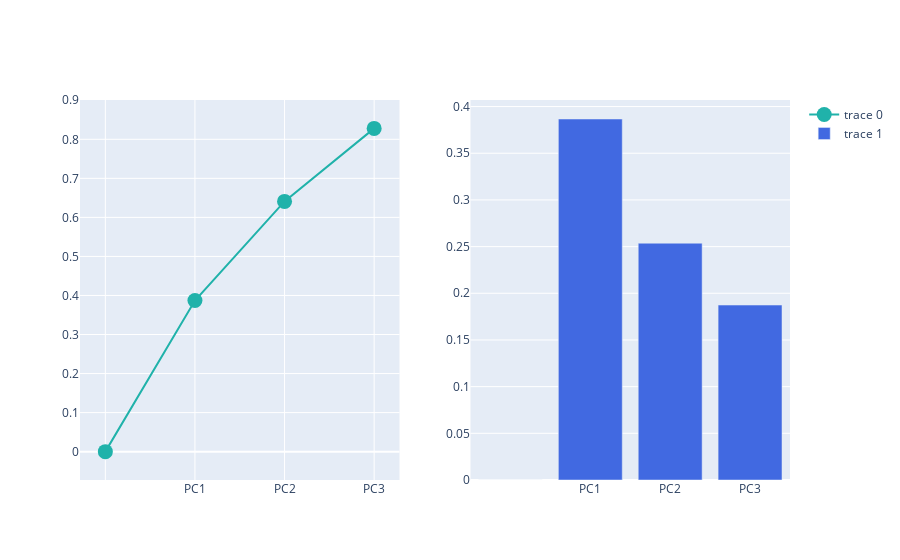

Notebook code cell kept with this figure:
### Code cell
# Explained variance + cumulative variance (Separate Plot)

from plotly.subplots import make_subplots
import plotly.graph_objects as go

fig = make_subplots(rows=1, cols=2)

fig.add_trace(
    go.Scatter(
        x=df_explained_variance['PC'],
        y=df_explained_variance['Cumulative Variance'],
        marker=dict(size=15, color='LightSeaGreen')
    ), row=1, col=1
)

fig.add_trace(
    go.Bar(
        x=df_explained_variance['PC'],
        y=df_explained_variance['Explained Variance'],
        marker=dict(color='RoyalBlue')
    ), row=1, col=2
)

fig.show()

### Figure 1 — Plotly figure (JSON) as saved in the notebook; plotly's stock layout.template omitted (floating-point values rounded to 4 significant figures)
{"data": [{"marker": {"color": "LightSeaGreen", "size": 15}, "type": "scatter", "x": ["", "PC1", "PC2", "PC3"], "xaxis": "x", "y": [0, 0.387, 0.641, 0.828], "yaxis": "y"}, {"marker": {"color": "RoyalBlue"}, "type": "bar", "x": ["", "PC1", "PC2", "PC3"], "xaxis": "x2", "y": [0, 0.3867, 0.2536, 0.1874], "yaxis": "y2"}], "layout": {"xaxis": {"anchor": "y", "domain": [0, 0.45]}, "xaxis2": {"anchor": "y2", "domain": [0.55, 1]}, "yaxis": {"anchor": "x", "domain": [0, 1]}, "yaxis2": {"anchor": "x2", "domain": [0, 1]}}}
